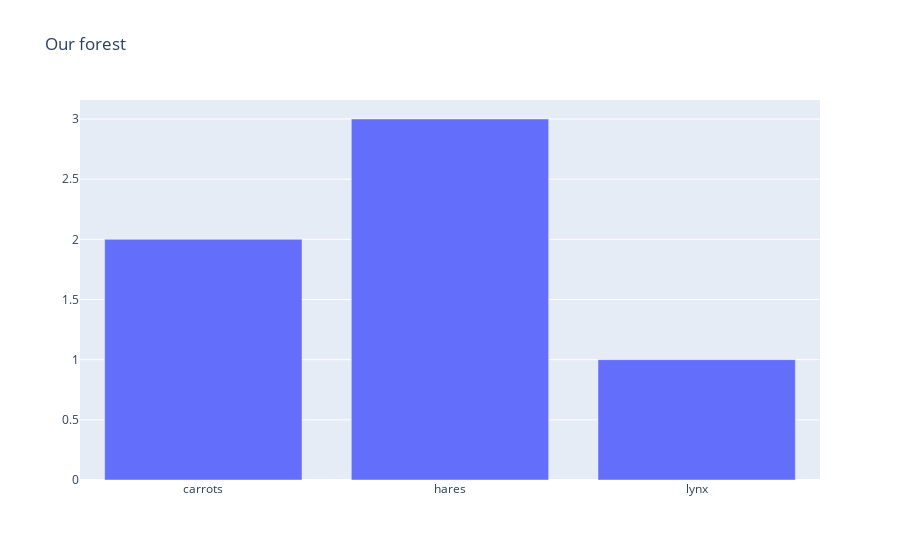

Write notebook code for a chart like this one.
### Code cell
import plotly.graph_objects as go

our_data = [2, 3, 1]
labels = ['carrots', 'hares', 'lynx']

trace = go.Bar(x=labels, y=our_data)

layout = go.Layout(title='Our forest')

fig = go.Figure(trace, layout)
fig.show()

### Figure 1 — Plotly figure (JSON) as saved in the notebook; plotly's stock layout.template omitted (floating-point values rounded to 4 significant figures)
{"data": [{"type": "bar", "x": ["carrots", "hares", "lynx"], "y": [2, 3, 1]}], "layout": {"autosize": true, "title": {"text": "Our forest"}, "xaxis": {"autorange": true, "range": [-0.5, 2.5], "type": "category"}, "yaxis": {"autorange": true, "range": [0, 3.158], "type": "linear"}}}
